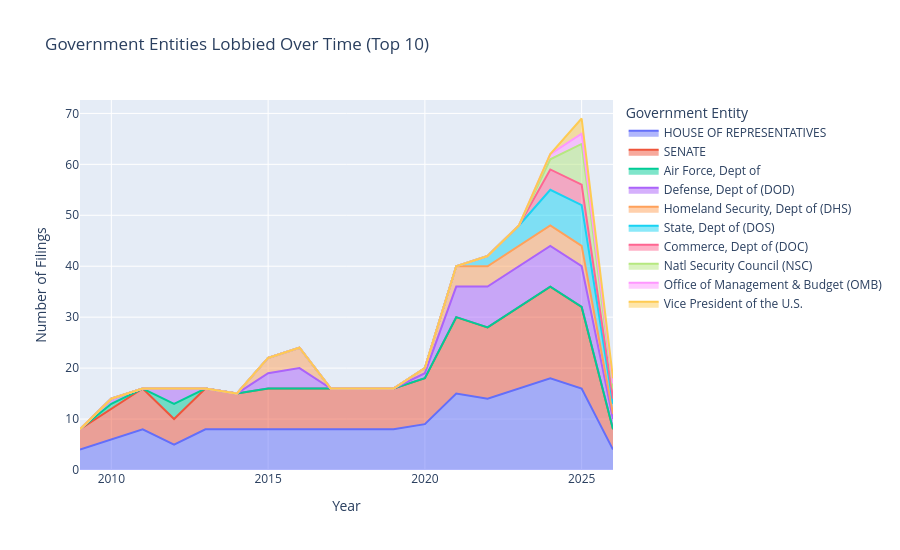
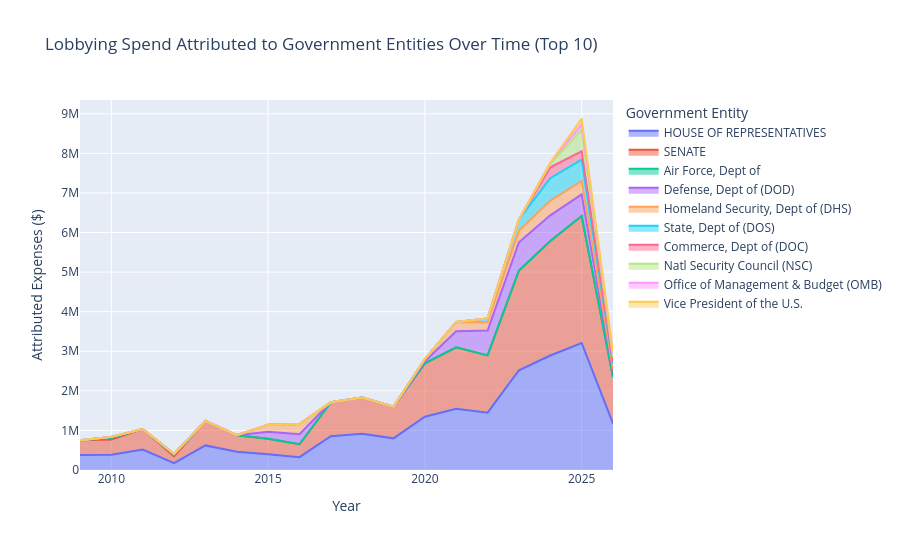

Notebook code cell kept with these figures, in order:
### Code cell
# Government entities over time — filings & attributed expenses

# Explode entities (reuse same logic)
df_et = (
    df_deduped[df_deduped['lobbying_gov_entities'].notna() & (df_deduped['lobbying_gov_entities'] != '')]
    .copy()
)
df_et['lobbying_gov_entities'] = df_et['lobbying_gov_entities'].str.split('; ')
df_et = df_et.explode('lobbying_gov_entities')
df_et['lobbying_gov_entities'] = df_et['lobbying_gov_entities'].str.strip()
df_et = df_et[df_et['lobbying_gov_entities'] != '']

# Divide each filing's expenses evenly across its entities so totals aren't inflated
df_et['entity_count'] = df_et.groupby('filing_uuid')['lobbying_gov_entities'].transform('count')
df_et['attributed_expenses'] = df_et['expenses'] / df_et['entity_count']

# Limit to top 10 entities by total filing appearances
top10 = (
    df_et.groupby('lobbying_gov_entities').size()
    .nlargest(10).index
)
df_et = df_et[df_et['lobbying_gov_entities'].isin(top10)]

# ── Graph 1: filing count per entity per year ─────────────────────────────────

entity_year_count = (
    df_et.groupby(['filing_year', 'lobbying_gov_entities'])
    .size()
    .reset_index(name='filing_count')
)

fig1 = px.area(
    entity_year_count,
    x='filing_year',
    y='filing_count',
    color='lobbying_gov_entities',
    title='Government Entities Lobbied Over Time (Top 10)',
    labels={
        'filing_year': 'Year',
        'filing_count': 'Number of Filings',
        'lobbying_gov_entities': 'Government Entity',
    },
    height=550,
)
fig1.update_layout(hoverlabel=dict(bgcolor='white', font_color='black', bordercolor='lightgrey'))
fig1.show()
fig1.write_image('Viz/entities_filings_over_time.svg', scale=2)

# ── Graph 2: attributed expenses per entity per year ─────────────────────────

entity_year_exp = (
    df_et.groupby(['filing_year', 'lobbying_gov_entities'])['attributed_expenses']
    .sum()
    .reset_index()
)

fig2 = px.area(
    entity_year_exp,
    x='filing_year',
    y='attributed_expenses',
    color='lobbying_gov_entities',
    title='Lobbying Spend Attributed to Government Entities Over Time (Top 10)',
    labels={
        'filing_year': 'Year',
        'attributed_expenses': 'Attributed Expenses ($)',
        'lobbying_gov_entities': 'Government Entity',
    },
    height=550,
)
fig2.update_layout(hoverlabel=dict(bgcolor='white', font_color='black', bordercolor='lightgrey'))
fig2.show()
fig2.write_image('Viz/entities_expenses_over_time.svg', scale=2)

### Figure 1 — Plotly figure (JSON) as saved in the notebook; plotly's stock layout.template omitted (floating-point values rounded to 4 significant figures)
{"data": [{"fillpattern": {"shape": ""}, "hovertemplate": "Government Entity=HOUSE OF REPRESENTATIVES<br>Year=%{x}<br>Number of Filings=%{y}<extra></extra>", "legendgroup": "HOUSE OF REPRESENTATIVES", "line": {"color": "#636efa"}, "marker": {"symbol": "circle"}, "mode": "lines", "name": "HOUSE OF REPRESENTATIVES", "orientation": "v", "showlegend": true, "stackgroup": "1", "type": "scatter", "x": [2009, 2010, 2011, 2012, 2013, 2014, 2015, 2016, 2017, 2018, 2019, 2020, 2021, 2022, 2023, 2024, 2025, 2026], "xaxis": "x", "y": [4, 6, 8, 5, 8, 8, 8, 8, 8, 8, 8, 9, 15, 14, 16, 18, 16, 4], "yaxis": "y"}, {"fillpattern": {"shape": ""}, "hovertemplate": "Government Entity=SENATE<br>Year=%{x}<br>Number of Filings=%{y}<extra></extra>", "legendgroup": "SENATE", "line": {"color": "#EF553B"}, "marker": {"symbol": "circle"}, "mode": "lines", "name": "SENATE", "orientation": "v", "showlegend": true, "stackgroup": "1", "type": "scatter", "x": [2009, 2010, 2011, 2012, 2013, 2014, 2015, 2016, 2017, 2018, 2019, 2020, 2021, 2022, 2023, 2024, 2025, 2026], "xaxis": "x", "y": [4, 6, 8, 5, 8, 7, 8, 8, 8, 8, 8, 9, 15, 14, 16, 18, 16, 4], "yaxis": "y"}, {"fillpattern": {"shape": ""}, "hovertemplate": "Government Entity=Air Force, Dept of<br>Year=%{x}<br>Number of Filings=%{y}<extra></extra>", "legendgroup": "Air Force, Dept of", "line": {"color": "#00cc96"}, "marker": {"symbol": "circle"}, "mode": "lines", "name": "Air Force, Dept of", "orientation": "v", "showlegend": true, "stackgroup": "1", "type": "scatter", "x": [2010, 2012], "xaxis": "x", "y": [1, 3], "yaxis": "y"}, {"fillpattern": {"shape": ""}, "hovertemplate": "Government Entity=Defense, Dept of (DOD)<br>Year=%{x}<br>Number of Filings=%{y}<extra></extra>", "legendgroup": "Defense, Dept of (DOD)", "line": {"color": "#ab63fa"}, "marker": {"symbol": "circle"}, "mode": "lines", "name": "Defense, Dept of (DOD)", "orientation": "v", "showlegend": true, "stackgroup": "1", "type": "scatter", "x": [2010, 2012, 2015, 2016, 2020, 2021, 2022, 2023, 2024, 2025, 2026], "xaxis": "x", "y": [1, 3, 3, 4, 1, 6, 8, 8, 8, 8, 2], "yaxis": "y"}, {"fillpattern": {"shape": ""}, "hovertemplate": "Government Entity=Homeland Security, Dept of (DHS)<br>Year=%{x}<br>Number of Filings=%{y}<extra></extra>", "legendgroup": "Homeland Security, Dept of (DHS)", "line": {"color": "#FFA15A"}, "marker": {"symbol": "circle"}, "mode": "lines", "name": "Homeland Security, Dept of (DHS)", "orientation": "v", "showlegend": true, "stackgroup": "1", "type": "scatter", "x": [2015, 2016, 2020, 2021, 2022, 2023, 2024, 2025, 2026], "xaxis": "x", "y": [3, 4, 1, 4, 4, 4, 4, 4, 1], "yaxis": "y"}, {"fillpattern": {"shape": ""}, "hovertemplate": "Government Entity=State, Dept of (DOS)<br>Year=%{x}<br>Number of Filings=%{y}<extra></extra>", "legendgroup": "State, Dept of (DOS)", "line": {"color": "#19d3f3"}, "marker": {"symbol": "circle"}, "mode": "lines", "name": "State, Dept of (DOS)", "orientation": "v", "showlegend": true, "stackgroup": "1", "type": "scatter", "x": [2022, 2023, 2024, 2025, 2026], "xaxis": "x", "y": [2, 4, 7, 8, 2], "yaxis": "y"}, {"fillpattern": {"shape": ""}, "hovertemplate": "Government Entity=Commerce, Dept of (DOC)<br>Year=%{x}<br>Number of Filings=%{y}<extra></extra>", "legendgroup": "Commerce, Dept of (DOC)", "line": {"color": "#FF6692"}, "marker": {"symbol": "circle"}, "mode": "lines", "name": "Commerce, Dept of (DOC)", "orientation": "v", "showlegend": true, "stackgroup": "1", "type": "scatter", "x": [2024, 2025, 2026], "xaxis": "x", "y": [4, 4, 1], "yaxis": "y"}, {"fillpattern": {"shape": ""}, "hovertemplate": "Government Entity=Natl Security Council (NSC)<br>Year=%{x}<br>Number of Filings=%{y}<extra></extra>", "legendgroup": "Natl Security Council (NSC)", "line": {"color": "#B6E880"}, "marker": {"symbol": "circle"}, "mode": "lines", "name": "Natl Security Council (NSC)", "orientation": "v", "showlegend": true, "stackgroup": "1", "type": "scatter", "x": [2024, 2025, 2026], "xaxis": "x", "y": [2, 8, 2], "yaxis": "y"}, {"fillpattern": {"shape": ""}, "hovertemplate": "Government Entity=Office of Management & Budget (OMB)<br>Year=%{x}<br>Number of Filings=%{y}<extra></extra>", "legendgroup": "Office of Management & Budget (OMB)", "line": {"color": "#FF97FF"}, "marker": {"symbol": "circle"}, "mode": "lines", "name": "Office of Management & Budget (OMB)", "orientation": "v", "showlegend": true, "stackgroup": "1", "type": "scatter", "x": [2024, 2025, 2026], "xaxis": "x", "y": [1, 2, 1], "yaxis": "y"}, {"fillpattern": {"shape": ""}, "hovertemplate": "Government Entity=Vice President of the U.S.<br>Year=%{x}<br>Number of Filings=%{y}<extra></extra>", "legendgroup": "Vice President of the U.S.", "line": {"color": "#FECB52"}, "marker": {"symbol": "circle"}, "mode": "lines", "name": "Vice President of the U.S.", "orientation": "v", "showlegend": true, "stackgroup": "1", "type": "scatter", "x": [2025, 2026], "xaxis": "x", "y": [3, 1], "yaxis": "y"}], "layout": {"height": 550, "hoverlabel": {"bgcolor": "white", "bordercolor": "lightgrey", "font": {"color": "black"}}, "legend": {"title": {"text": "Government Entity"}, "tracegroupgap": 0}, "title": {"text": "Government Entities Lobbied Over Time (Top 10)"}, "xaxis": {"anchor": "y", "domain": [0, 1], "title": {"text": "Year"}}, "yaxis": {"anchor": "x", "domain": [0, 1], "title": {"text": "Number of Filings"}}}}

### Figure 2 — Plotly figure (JSON) as saved in the notebook; plotly's stock layout.template omitted (floating-point values rounded to 4 significant figures)
{"data": [{"fillpattern": {"shape": ""}, "hovertemplate": "Government Entity=HOUSE OF REPRESENTATIVES<br>Year=%{x}<br>Attributed Expenses ($)=%{y}<extra></extra>", "legendgroup": "HOUSE OF REPRESENTATIVES", "line": {"color": "#636efa"}, "marker": {"symbol": "circle"}, "mode": "lines", "name": "HOUSE OF REPRESENTATIVES", "orientation": "v", "showlegend": true, "stackgroup": "1", "type": "scatter", "x": [2009, 2010, 2011, 2012, 2013, 2014, 2015, 2016, 2017, 2018, 2019, 2020, 2021, 2022, 2023, 2024, 2025, 2026], "xaxis": "x", "y": [376500.0, 386800.0, 517500.0, 173600.0, 621000.0, 460000.0, 396000.0, 325000.0, 855000.0, 915000.0, 800000.0, 1347000.0, 1549000.0, 1448000.0, 2520000.0, 2892000.0, 3209000.0, 1172000.0], "yaxis": "y"}, {"fillpattern": {"shape": ""}, "hovertemplate": "Government Entity=SENATE<br>Year=%{x}<br>Attributed Expenses ($)=%{y}<extra></extra>", "legendgroup": "SENATE", "line": {"color": "#EF553B"}, "marker": {"symbol": "circle"}, "mode": "lines", "name": "SENATE", "orientation": "v", "showlegend": true, "stackgroup": "1", "type": "scatter", "x": [2009, 2010, 2011, 2012, 2013, 2014, 2015, 2016, 2017, 2018, 2019, 2020, 2021, 2022, 2023, 2024, 2025, 2026], "xaxis": "x", "y": [376500.0, 386800.0, 517500.0, 173600.0, 621000.0, 420000.0, 396000.0, 325000.0, 855000.0, 915000.0, 800000.0, 1347000.0, 1549000.0, 1448000.0, 2520000.0, 2892000.0, 3209000.0, 1172000.0], "yaxis": "y"}, {"fillpattern": {"shape": ""}, "hovertemplate": "Government Entity=Air Force, Dept of<br>Year=%{x}<br>Attributed Expenses ($)=%{y}<extra></extra>", "legendgroup": "Air Force, Dept of", "line": {"color": "#00cc96"}, "marker": {"symbol": "circle"}, "mode": "lines", "name": "Air Force, Dept of", "orientation": "v", "showlegend": true, "stackgroup": "1", "type": "scatter", "x": [2010, 2012], "xaxis": "x", "y": [31750.0, 28570.0], "yaxis": "y"}, {"fillpattern": {"shape": ""}, "hovertemplate": "Government Entity=Defense, Dept of (DOD)<br>Year=%{x}<br>Attributed Expenses ($)=%{y}<extra></extra>", "legendgroup": "Defense, Dept of (DOD)", "line": {"color": "#ab63fa"}, "marker": {"symbol": "circle"}, "mode": "lines", "name": "Defense, Dept of (DOD)", "orientation": "v", "showlegend": true, "stackgroup": "1", "type": "scatter", "x": [2010, 2012, 2015, 2016, 2020, 2021, 2022, 2023, 2024, 2025, 2026], "xaxis": "x", "y": [31750.0, 28570.0, 175000.0, 255000.0, 55000.0, 409200.0, 627700.0, 713700.0, 648800.0, 543800.0, 128600.0], "yaxis": "y"}, {"fillpattern": {"shape": ""}, "hovertemplate": "Government Entity=Homeland Security, Dept of (DHS)<br>Year=%{x}<br>Attributed Expenses ($)=%{y}<extra></extra>", "legendgroup": "Homeland Security, Dept of (DHS)", "line": {"color": "#FFA15A"}, "marker": {"symbol": "circle"}, "mode": "lines", "name": "Homeland Security, Dept of (DHS)", "orientation": "v", "showlegend": true, "stackgroup": "1", "type": "scatter", "x": [2015, 2016, 2020, 2021, 2022, 2023, 2024, 2025, 2026], "xaxis": "x", "y": [175000.0, 255000.0, 55000.0, 232500.0, 211000.0, 287000.0, 372000.0, 335500.0, 78570.0], "yaxis": "y"}, {"fillpattern": {"shape": ""}, "hovertemplate": "Government Entity=State, Dept of (DOS)<br>Year=%{x}<br>Attributed Expenses ($)=%{y}<extra></extra>", "legendgroup": "State, Dept of (DOS)", "line": {"color": "#19d3f3"}, "marker": {"symbol": "circle"}, "mode": "lines", "name": "State, Dept of (DOS)", "orientation": "v", "showlegend": true, "stackgroup": "1", "type": "scatter", "x": [2022, 2023, 2024, 2025, 2026], "xaxis": "x", "y": [96000.0, 287000.0, 566300.0, 543800.0, 128600.0], "yaxis": "y"}, {"fillpattern": {"shape": ""}, "hovertemplate": "Government Entity=Commerce, Dept of (DOC)<br>Year=%{x}<br>Attributed Expenses ($)=%{y}<extra></extra>", "legendgroup": "Commerce, Dept of (DOC)", "line": {"color": "#FF6692"}, "marker": {"symbol": "circle"}, "mode": "lines", "name": "Commerce, Dept of (DOC)", "orientation": "v", "showlegend": true, "stackgroup": "1", "type": "scatter", "x": [2024, 2025, 2026], "xaxis": "x", "y": [276800.0, 208300.0, 50000.0], "yaxis": "y"}, {"fillpattern": {"shape": ""}, "hovertemplate": "Government Entity=Natl Security Council (NSC)<br>Year=%{x}<br>Attributed Expenses ($)=%{y}<extra></extra>", "legendgroup": "Natl Security Council (NSC)", "line": {"color": "#B6E880"}, "marker": {"symbol": "circle"}, "mode": "lines", "name": "Natl Security Council (NSC)", "orientation": "v", "showlegend": true, "stackgroup": "1", "type": "scatter", "x": [2024, 2025, 2026], "xaxis": "x", "y": [86670.0, 543800.0, 128600.0], "yaxis": "y"}, {"fillpattern": {"shape": ""}, "hovertemplate": "Government Entity=Office of Management & Budget (OMB)<br>Year=%{x}<br>Attributed Expenses ($)=%{y}<extra></extra>", "legendgroup": "Office of Management & Budget (OMB)", "line": {"color": "#FF97FF"}, "marker": {"symbol": "circle"}, "mode": "lines", "name": "Office of Management & Budget (OMB)", "orientation": "v", "showlegend": true, "stackgroup": "1", "type": "scatter", "x": [2024, 2025, 2026], "xaxis": "x", "y": [28330.0, 137100.0, 78570.0], "yaxis": "y"}, {"fillpattern": {"shape": ""}, "hovertemplate": "Government Entity=Vice President of the U.S.<br>Year=%{x}<br>Attributed Expenses ($)=%{y}<extra></extra>", "legendgroup": "Vice President of the U.S.", "line": {"color": "#FECB52"}, "marker": {"symbol": "circle"}, "mode": "lines", "name": "Vice President of the U.S.", "orientation": "v", "showlegend": true, "stackgroup": "1", "type": "scatter", "x": [2025, 2026], "xaxis": "x", "y": [150000.0, 50000.0], "yaxis": "y"}], "layout": {"height": 550, "hoverlabel": {"bgcolor": "white", "bordercolor": "lightgrey", "font": {"color": "black"}}, "legend": {"title": {"text": "Government Entity"}, "tracegroupgap": 0}, "title": {"text": "Lobbying Spend Attributed to Government Entities Over Time (Top 10)"}, "xaxis": {"anchor": "y", "domain": [0, 1], "title": {"text": "Year"}}, "yaxis": {"anchor": "x", "domain": [0, 1], "title": {"text": "Attributed Expenses ($)"}}}}
